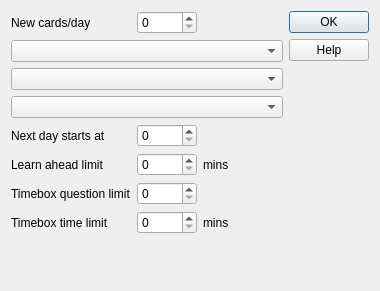
<?xml version="1.0" encoding="UTF-8"?>
<ui version="4.0">
 <class>Dialog</class>
 <widget class="QDialog" name="Dialog">
  <property name="geometry">
   <rect>
    <x>0</x>
    <y>0</y>
    <width>380</width>
    <height>291</height>
   </rect>
  </property>
  <property name="windowTitle">
   <string>Dialog</string>
  </property>
  <layout class="QHBoxLayout" name="horizontalLayout">
   <item>
    <layout class="QGridLayout" name="gridLayout">
     <item row="4" column="0">
      <widget class="QLabel" name="label_2">
       <property name="text">
        <string>Next day starts at</string>
       </property>
      </widget>
     </item>
     <item row="4" column="1">
      <widget class="QSpinBox" name="dayOffset">
       <property name="maximumSize">
        <size>
         <width>60</width>
         <height>16777215</height>
        </size>
       </property>
       <property name="maximum">
        <number>23</number>
       </property>
      </widget>
     </item>
     <item row="5" column="0">
      <widget class="QLabel" name="label_4">
       <property name="text">
        <string>Learn ahead limit</string>
       </property>
      </widget>
     </item>
     <item row="5" column="1">
      <widget class="QSpinBox" name="lrnCutoff">
       <property name="maximumSize">
        <size>
         <width>60</width>
         <height>16777215</height>
        </size>
       </property>
      </widget>
     </item>
     <item row="5" column="2">
      <widget class="QLabel" name="label_5">
       <property name="text">
        <string>mins</string>
       </property>
      </widget>
     </item>
     <item row="0" column="0">
      <widget class="QLabel" name="label">
       <property name="text">
        <string>New cards/day</string>
       </property>
      </widget>
     </item>
     <item row="0" column="1">
      <widget class="QSpinBox" name="newPerDay">
       <property name="maximum">
        <number>999</number>
       </property>
      </widget>
     </item>
     <item row="1" column="0" colspan="3">
      <widget class="QComboBox" name="newOrder"/>
     </item>
     <item row="2" column="0" colspan="3">
      <widget class="QComboBox" name="newSpread"/>
     </item>
     <item row="3" column="0" colspan="3">
      <widget class="QComboBox" name="revOrder"/>
     </item>
     <item row="6" column="0">
      <widget class="QLabel" name="label_6">
       <property name="text">
        <string>Timebox question limit</string>
       </property>
      </widget>
     </item>
     <item row="7" column="0">
      <widget class="QLabel" name="label_7">
       <property name="text">
        <string>Timebox time limit</string>
       </property>
      </widget>
     </item>
     <item row="6" column="1">
      <widget class="QSpinBox" name="questionLimit">
       <property name="maximum">
        <number>9999</number>
       </property>
      </widget>
     </item>
     <item row="7" column="1">
      <widget class="QSpinBox" name="timeLimit">
       <property name="maximum">
        <number>9999</number>
       </property>
      </widget>
     </item>
     <item row="7" column="2">
      <widget class="QLabel" name="label_8">
       <property name="text">
        <string>mins</string>
       </property>
      </widget>
     </item>
     <item row="8" column="0">
      <spacer name="verticalSpacer">
       <property name="orientation">
        <enum>Qt::Vertical</enum>
       </property>
       <property name="sizeHint" stdset="0">
        <size>
         <width>20</width>
         <height>40</height>
        </size>
       </property>
      </spacer>
     </item>
    </layout>
   </item>
   <item>
    <layout class="QVBoxLayout" name="verticalLayout_2" stretch="0,5">
     <item>
      <widget class="QDialogButtonBox" name="buttonBox">
       <property name="orientation">
        <enum>Qt::Vertical</enum>
       </property>
       <property name="standardButtons">
        <set>QDialogButtonBox::Help|QDialogButtonBox::Ok</set>
       </property>
      </widget>
     </item>
     <item>
      <spacer name="verticalSpacer_2">
       <property name="orientation">
        <enum>Qt::Vertical</enum>
       </property>
       <property name="sizeHint" stdset="0">
        <size>
         <width>20</width>
         <height>40</height>
        </size>
       </property>
      </spacer>
     </item>
    </layout>
   </item>
  </layout>
 </widget>
 <tabstops>
  <tabstop>newPerDay</tabstop>
  <tabstop>newOrder</tabstop>
  <tabstop>newSpread</tabstop>
  <tabstop>revOrder</tabstop>
  <tabstop>dayOffset</tabstop>
  <tabstop>lrnCutoff</tabstop>
  <tabstop>questionLimit</tabstop>
  <tabstop>timeLimit</tabstop>
  <tabstop>buttonBox</tabstop>
 </tabstops>
 <resources/>
 <connections>
  <connection>
   <sender>buttonBox</sender>
   <signal>accepted()</signal>
   <receiver>Dialog</receiver>
   <slot>accept()</slot>
   <hints>
    <hint type="sourcelabel">
     <x>248</x>
     <y>254</y>
    </hint>
    <hint type="destinationlabel">
     <x>157</x>
     <y>274</y>
    </hint>
   </hints>
  </connection>
  <connection>
   <sender>buttonBox</sender>
   <signal>rejected()</signal>
   <receiver>Dialog</receiver>
   <slot>reject()</slot>
   <hints>
    <hint type="sourcelabel">
     <x>316</x>
     <y>260</y>
    </hint>
    <hint type="destinationlabel">
     <x>286</x>
     <y>274</y>
    </hint>
   </hints>
  </connection>
 </connections>
</ui>
